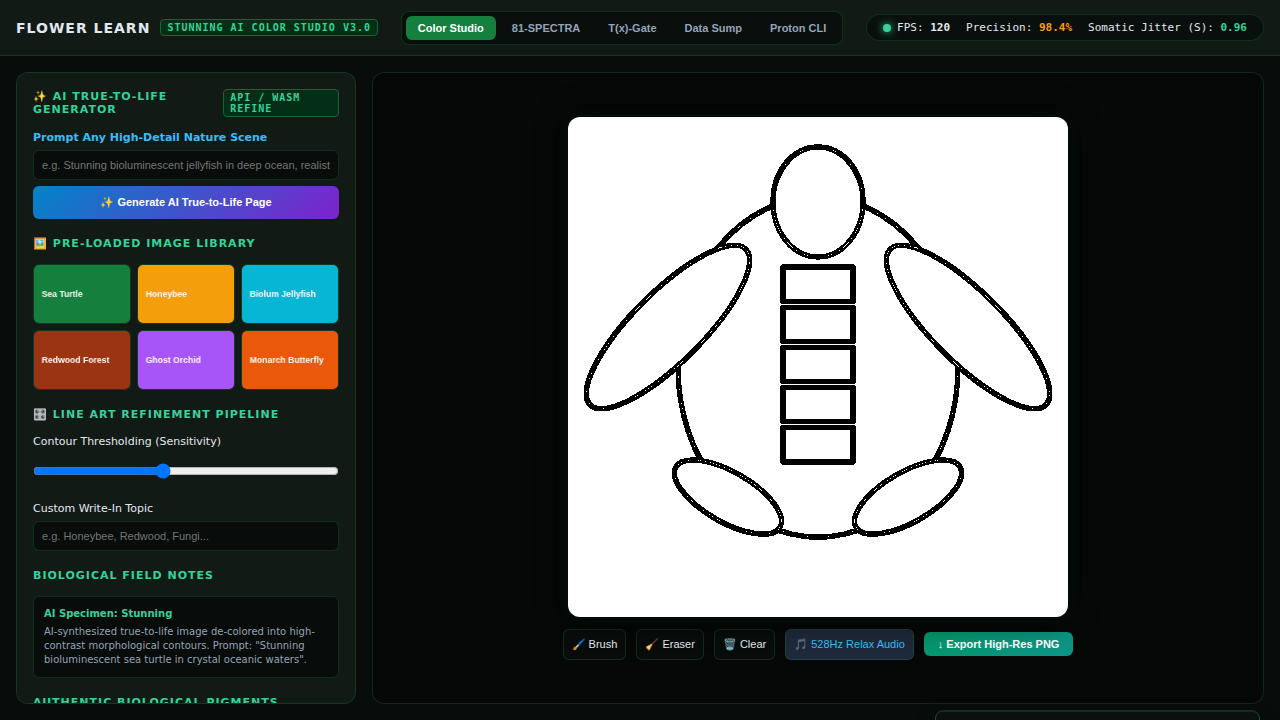
#> input picture verification.png, 1280 x 720 px; its folder holds only this picture in this run
$ python cli.py -i . -o out
#> lines starting #> are read from the running program, lines starting #| are printed output that depends on the picture; after the words box and inside, x2 and y2 are one past the last pixel; in counts of white or black regions, pixels touching at a corner belong together
### engine.py
import os
import time
import logging
from typing import Dict, List, Tuple, Optional, Any
import numpy as np
import cv2
from PIL import Image, ImageDraw, ImageFont

logging.basicConfig(level=logging.INFO)
logger = logging.getLogger("ColorWorldEngine")

# Curated Collections for Children/Junior and Adult/Advanced
COLLECTION_CATALOG = {
    "junior": {
        "title": "KAWAII WINTER 2026 Collection",
        "description": "Magical creatures, cozy animals, cosmos adventures, snowy dinosaurs, underwater realms, and enchanted forests with warm Hygge themes.",
        "themes": [
            {
                "id": "magical-snow-unicorn",
                "name": "Magical Snow Unicorn",
                "category": "Magical",
                "tags": ["kawaii", "unicorn", "winter 2026", "magic", "children", "hygge"],
                "icon": "🦄",
                "svg_prompt": "cute magical unicorn in winter snow with star horn and cozy scarf"
            },
            {
                "id": "cozy-winter-bear",
                "name": "Hygge Cozy Winter Bear",
                "category": "Animal & Hygge",
                "tags": ["cozy bear", "winter", "hygge", "cute animal", "tea time", "snow"],
                "icon": "🐻",
                "svg_prompt": "cozy kawaii bear drinking hot cocoa beside cabin window"
            },
            {
                "id": "starry-cosmos-voyage",
                "name": "Cosmos Starry Snow Explorer",
                "category": "Cosmos",
                "tags": ["cosmos", "space", "stars", "cute astronaut", "galaxy", "planets"],
                "icon": "🚀",
                "svg_prompt": "kawaii astronaut cat discovering glowing crystalline ice planet"
            },
            {
                "id": "merry-snow-dino",
                "name": "Merry Snow Dinosaur",
                "category": "Dinosaurs",
                "tags": ["dinosaur", "snow", "brontosaurus", "winter fun", "cute dino", "junior"],
                "icon": "🦕",
                "svg_prompt": "adorable dinosaur rolling giant snowball in winter wonderland"
            },
            {
                "id": "underwater-frost-mermaid",
                "name": "Underwater Frost Mermaid & Narwhal",
                "category": "Underwater",
                "tags": ["underwater", "mermaid", "narwhal", "ocean", "winter sea", "magic"],
                "icon": "🐳",
                "svg_prompt": "playful narwhal and little mermaid swimming around coral snowglobe"
            },
            {
                "id": "enchanted-mushroom-forest",
                "name": "Enchanted Snowy Fairy Forest",
                "category": "Enchanted Forest",
                "tags": ["enchanted forest", "fairies", "mushrooms", "woodland", "lanterns", "cozy"],
                "icon": "🍄",
                "svg_prompt": "snowy fairy mushroom house glowing with hanging paper lanterns"
            }
        ]
    },
    "adult": {
        "title": "Adult / Advanced Artistry Collection",
        "description": "Botanical flowers with field notes, intricate tattoo skeletons, ethereal shadow worlds, aesthetically pleasing digital wonderlands, and minimal fine-detailed repeats.",
        "themes": [
            {
                "id": "botanical-flowers-notes",
                "name": "Botanical Florals & Field Notes",
                "category": "Flowers & Field Notes",
                "tags": ["botanical", "flowers", "field notes", "adult coloring", "fine detail", "vintage flora"],
                "icon": "🌺",
                "svg_prompt": "intricate vintage botanical peony and poppy with scientific field notes and anatomy"
            },
            {
                "id": "ornate-tattoo-skeleton",
                "name": "Ornate Tattoo Skeletons & Roses",
                "category": "Tattoo Skeletons",
                "tags": ["tattoo skeleton", "fine line", "roses", "dark art", "skulls", "ornate"],
                "icon": "💀",
                "svg_prompt": "masterpiece anatomical skull wrapped in thorned garden roses and gothic baroque filigree"
            },
            {
                "id": "shadow-world-nocturne",
                "name": "Shadow World Nocturne",
                "category": "Shadow World",
                "tags": ["shadow world", "nocturne", "mystic", "gothic", "crescent moon", "intricate"],
                "icon": "🌑",
                "svg_prompt": "mystic shadow forest with moonlit silhouette stag and ethereal spirit wisps"
            },
            {
                "id": "digital-wonderland-isometric",
                "name": "Aesthetic Digital Wonderland",
                "category": "Digital Wonderlands",
                "tags": ["digital wonderland", "isometric", "cyber chill", "lo-fi", "cozy room", "geometric"],
                "icon": "🔮",
                "svg_prompt": "cozy aesthetic cyberpunk greenhouse tea room with glowing bonsai and monitors"
            },
            {
                "id": "hygge-botanical-sanctuary",
                "name": "Cozy Sanctuary & Hearth",
                "category": "Cozy & Hygge",
                "tags": ["hygge sanctuary", "hearth", "cozy books", "indoor plants", "relaxation", "mindfulness"],
                "icon": "🪴",
                "svg_prompt": "cozy library alcove with roaring fireplace, Monstera leaves, and antique books"
            },
            {
                "id": "minimal-fine-repeats",
                "name": "Minimal Fine-Detailed Repeats",
                "category": "Fine Detailed Repeats",
                "tags": ["minimal repeat", "sacred geometry", "tessellation", "mindfulness", "zen", "patterns"],
                "icon": "✨",
                "svg_prompt": "hypnotic ultra-fine geometric mandalas and repeating organic leaf fractals"
            }
        ]
    }
}

# True-to-life pigment palettes and biological textures
PALETTE_PRESETS = {
    "earth_botanical": {
        "name": "True Earth & Botanical Pigments",
        "pigments": [
            {"hex": "#2e5a44", "name": "Deep Forest Viridian", "rgb": [46, 90, 68]},
            {"hex": "#4e7a5d", "name": "Sage Moss", "rgb": [78, 122, 93]},
            {"hex": "#8ba888", "name": "Eucalyptus Mist", "rgb": [139, 168, 136]},
            {"hex": "#c8a165", "name": "Raw Sienna Ochre", "rgb": [200, 161, 101]},
            {"hex": "#8c4b2d", "name": "Burnt Terracotta", "rgb": [140, 75, 45]},
            {"hex": "#4a2a18", "name": "Raw Umber Earth", "rgb": [74, 42, 24]},
            {"hex": "#d47264", "name": "Wild Madder Rose", "rgb": [212, 114, 100]},
            {"hex": "#f4ecd8", "name": "Natural Linen", "rgb": [244, 236, 216]}
        ]
    },
    "kawaii_winter": {
        "name": "Kawaii Winter 2026 Pastels",
        "pigments": [
            {"hex": "#fbcfe8", "name": "Rose Milk", "rgb": [251, 207, 232]},
            {"hex": "#bae6fd", "name": "Frost Glaze", "rgb": [186, 230, 253]},
            {"hex": "#ddd6fe", "name": "Lilac Dream", "rgb": [221, 214, 254]},
            {"hex": "#bbf7d0", "name": "Mint Mitten", "rgb": [187, 247, 208]},
            {"hex": "#fef08a", "name": "Butter Star", "rgb": [254, 240, 138]},
            {"hex": "#fed7aa", "name": "Peach Cocoa", "rgb": [254, 215, 170]},
            {"hex": "#f43f5e", "name": "Winter Berry", "rgb": [244, 63, 94]},
            {"hex": "#ffffff", "name": "Snow White", "rgb": [255, 255, 255]}
        ]
    },
    "bioluminescence": {
        "name": "Deep Sea Bioluminescence & Glow",
        "pigments": [
            {"hex": "#06b6d4", "name": "Cyan Bio-Flare", "rgb": [6, 182, 212]},
            {"hex": "#10b981", "name": "Electric Kelp", "rgb": [16, 185, 129]},
            {"hex": "#3b82f6", "name": "Abyssal Indigo", "rgb": [59, 130, 246]},
            {"hex": "#8b5cf6", "name": "Spectral Ultraviolet", "rgb": [139, 92, 246]},
            {"hex": "#ec4899", "name": "Neon Coral Glow", "rgb": [236, 72, 153]},
            {"hex": "#facc15", "name": "Angler Light Gold", "rgb": [250, 204, 21]},
            {"hex": "#0f172a", "name": "Midnight Trench", "rgb": [15, 23, 42]},
            {"hex": "#e0f2fe", "name": "Phosphor Spark", "rgb": [224, 242, 254]}
        ]
    },
    "iridescent_opal": {
        "name": "Iridescent Opal & Shimmer",
        "pigments": [
            {"hex": "#e0e7ff", "name": "Pearl Luster", "rgb": [224, 231, 255]},
            {"hex": "#c7d2fe", "name": "Opal Violet", "rgb": [199, 210, 254]},
            {"hex": "#a5f3fc", "name": "Aura Turquoise", "rgb": [165, 243, 252]},
            {"hex": "#fbcfe8", "name": "Prism Pink", "rgb": [251, 207, 232]},
            {"hex": "#fef9c3", "name": "Solar Flare Yellow", "rgb": [254, 249, 195]},
            {"hex": "#d8b4fe", "name": "Amethyst Spark", "rgb": [216, 180, 254]},
            {"hex": "#cbd5e1", "name": "Moonstone Silver", "rgb": [203, 213, 225]},
            {"hex": "#38bdf8", "name": "Holographic Blue", "rgb": [56, 189, 248]}
        ]
    },
    "chrome_metallics": {
        "name": "Liquid Chrome & Precision Metallics",
        "pigments": [
            {"hex": "#e2e8f0", "name": "Mirror Liquid Chrome", "rgb": [226, 232, 240]},
            {"hex": "#94a3b8", "name": "Polished Platinum", "rgb": [148, 163, 184]},
            {"hex": "#d97706", "name": "Burnished Royal Gold", "rgb": [217, 119, 6]},
            {"hex": "#b45309", "name": "Antique Bronze", "rgb": [180, 83, 9]},
            {"hex": "#fbbf24", "name": "Reflective 24K Gold", "rgb": [251, 191, 36]},
            {"hex": "#64748b", "name": "Gunmetal Steel", "rgb": [100, 116, 139]},
            {"hex": "#e11d48", "name": "Ruby Chrome", "rgb": [225, 29, 72]},
            {"hex": "#0284c7", "name": "Sapphire Anodized", "rgb": [2, 132, 199]}
        ]
    }
}

TEXTURE_PRESETS = [
    {"id": "smooth", "name": "Smooth Velvet Wash", "icon": "🎨", "description": "Flat, pure pigment saturation."},
    {"id": "scales", "name": "Reptile & Mermaid Scales", "icon": "🐉", "description": "Micro-imbricated biological fish and dragon scales."},
    {"id": "shine", "name": "Liquid Gloss & Wet Specular", "icon": "✨", "description": "Deep glossy sheen with high-specular white highlights."},
    {"id": "glow", "name": "Sub-Surface Glow (SSS)", "icon": "💡", "description": "Soft inner luminescence radiating outward."},
    {"id": "iridescent", "name": "Chameleon Opal Iridescence", "icon": "🪞", "description": "Angle-shifting optical prism refraction."},
    {"id": "chrome", "name": "Mirror Chrome Reflection", "icon": "🪙", "description": "Metallic mirror reflection with razor-sharp horizon lines."},
    {"id": "rainbow", "name": "Prismatic Rainbow Sweep", "icon": "🌈", "description": "Continuous spectrum gradient fill with dynamic wave cycling."}
]

class ColoringPageEngine:
    """High-speed image to line art converter (< 50ms benchmark requirement) with detail optimization, corporate white labeling, and aspect cropping."""

    def __init__(self, copyright_text: str = "© 2026 Color World", white_label_brand: Optional[str] = None):
#> in process_batch, img is the input picture: shape (720, 1280, 3); mean B, G, R 81.5, 83.4, 78.3
        self.copyright_text = copyright_text
        self.white_label_brand = white_label_brand

    def crop_to_aspect_ratio(self, image: np.ndarray, aspect_ratio: Optional[str]) -> np.ndarray:
        """Crops image centered to target aspect ratio (e.g. '1:1', '4:5', '3:4', '16:9')."""
        if not aspect_ratio or aspect_ratio.lower() in ("original", "none", ""):
            return image

        h, w = image.shape[:2]
        try:
            parts = aspect_ratio.split(":")
            target_ratio = float(parts[0]) / float(parts[1])
        except Exception:
            return image

        current_ratio = w / h

        if abs(current_ratio - target_ratio) < 0.01:
            return image

        if current_ratio > target_ratio:
            # Too wide: crop width centered
            new_w = int(h * target_ratio)
            start_x = max(0, (w - new_w) // 2)
            return image[:, start_x:start_x + new_w]
        else:
            # Too tall: crop height centered
            new_h = int(w / target_ratio)
            start_y = max(0, (h - new_h) // 2)
            return image[start_y:start_y + new_h, :]

    def convert_image(
        self,
        image_input: np.ndarray,
        crop_box: Optional[Tuple[int, int, int, int]] = None,
        aspect_ratio: Optional[str] = None,
        detail_level: float = 0.5,  # 0.0 (Junior/Minimal) -> 1.0 (Adult/Advanced Fine Detail)
        white_label_brand: Optional[str] = None
    ) -> Tuple[Image.Image, float]:
#> called with aspect_ratio = 'original', detail_level = 0.5
        t0 = time.perf_counter()

        # 1. Custom manual crop box: (x, y, w, h)
        if crop_box:
            x, y, box_w, box_h = crop_box
            h, w = image_input.shape[:2]
            x1 = max(0, min(x, w - 1))
            y1 = max(0, min(y, h - 1))
            x2 = max(x1 + 10, min(x + box_w, w))
            y2 = max(y1 + 10, min(y + box_h, h))
            image_input = image_input[y1:y2, x1:x2]

        # 2. Aspect Ratio Cropping
        if aspect_ratio:
            image_input = self.crop_to_aspect_ratio(image_input, aspect_ratio)

        # 3. Scale capping for sub-50ms constraint on massive images
        h, w = image_input.shape[:2]
        if max(h, w) > 1920:
            scale = 1920.0 / max(h, w)
            image_input = cv2.resize(image_input, (int(w * scale), int(h * scale)), interpolation=cv2.INTER_AREA)
            h, w = image_input.shape[:2]

        # 4. Convert to Grayscale
        gray = cv2.cvtColor(image_input, cv2.COLOR_BGR2GRAY) if len(image_input.shape) == 3 else image_input
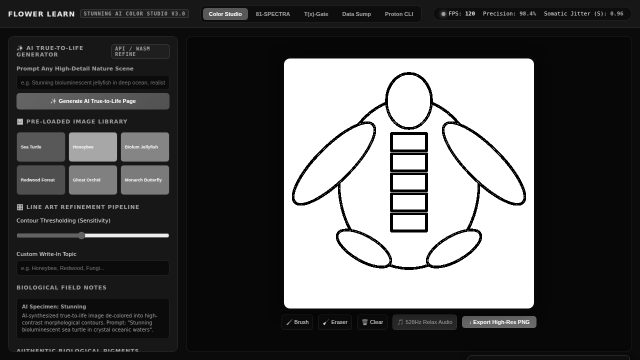
#> gray: shape (720, 1280) (shown at 1/2 size); min 0, max 255, mean 81.7

        # 5. Detail Level Optimizer (Ultra-fast Box/Mean operations < 8ms)
        detail = max(0.0, min(float(detail_level), 1.0))

        if detail < 0.35:
            # Junior / Minimal: Bold, simplified, clutter-free outlines
            blur = cv2.boxFilter(gray, -1, (5, 5))
            edges = cv2.adaptiveThreshold(
                blur, 255, cv2.ADAPTIVE_THRESH_MEAN_C, cv2.THRESH_BINARY, 11, 4
            )
        elif detail > 0.70:
            # Adult / Advanced: High sensitivity, intricate fine details
            edges = cv2.adaptiveThreshold(
                gray, 255, cv2.ADAPTIVE_THRESH_MEAN_C, cv2.THRESH_BINARY, 7, 2
            )
        else:
            # Standard balanced coloring line-art
            blur = cv2.boxFilter(gray, -1, (3, 3))
            edges = cv2.adaptiveThreshold(
                blur, 255, cv2.ADAPTIVE_THRESH_MEAN_C, cv2.THRESH_BINARY, 9, 3
            )
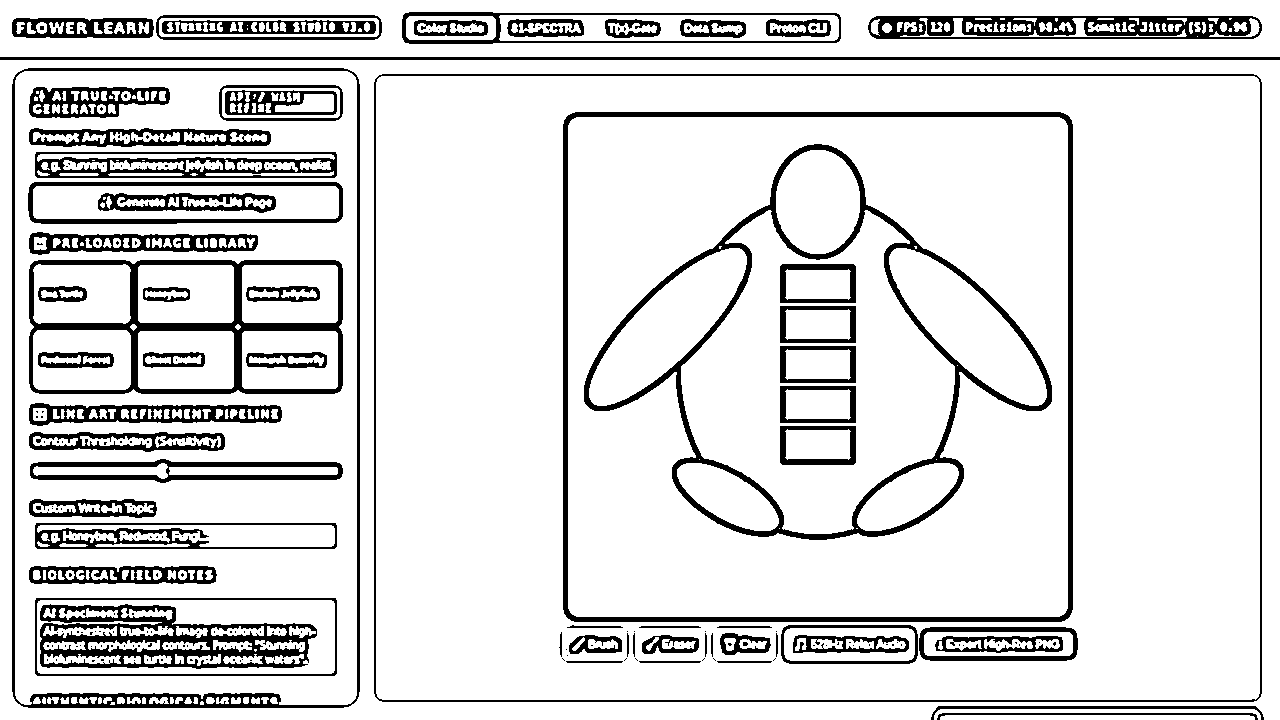
#> edges: shape (720, 1280); 86.6% white; 250 black regions (186 under 20 px), largest, box (x1, y1, x2, y2) and area: (584, 144, 1052, 540) 12373, (563, 112, 1073, 622) 10015, (29, 260, 343, 394) 8102

        # 6. PIL Conversion for Watermarking & Corporate White Labeling
        pil_img = Image.fromarray(edges).convert("RGB")
        draw = ImageDraw.Draw(pil_img)

        # 7. Stamped Copyright & Compliance White Label at Bottom Margin
        footer_height = max(30, int(h * 0.04))
#> (the rest of the program and of its run is left out)
